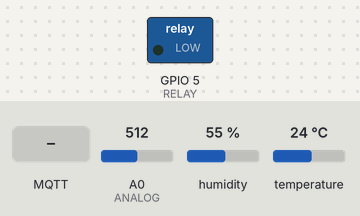
The program below on a simulated ESP8266 (Wemos D1 mini). On the bench: switched loads named in the program (green lamp = pin HIGH). The test bench sets the inputs (shaded band); at power-on: A0 (ANALOG) = 512, humidity 55 %, temperature 24 °C. WiFi joins after 1.5 s; servers stay silent unless stated; no MQTT or app messages arrive unless stated; what the program prints to the serial monitor is not drawn.

Above: at 2.7 s.
2.8 s: MQTT message "1" arrives on the first subscribed topic
At 3.7 s:
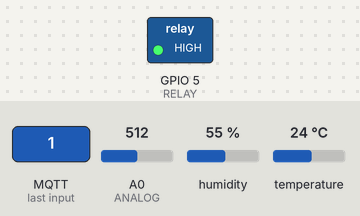
4.3 s: MQTT message "0" arrives on the first subscribed topic
At 4.8 s:
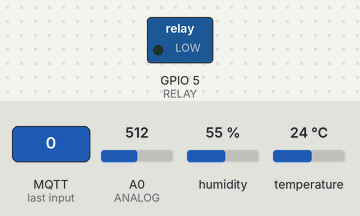
Timing chart, 0 to 7.3 s (numbered marks = the images above; inputs shaded):
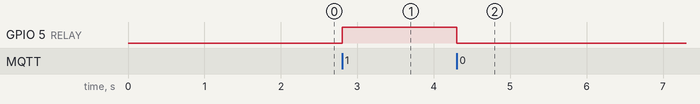

Measured:
- after the input at 2.8 s, GPIO 5 (RELAY): LOW → HIGH at once
- after the input at 4.3 s, GPIO 5 (RELAY): HIGH → LOW at once

The program:

main.cpp
```cpp
/*
 Basic ESP8266 MQTT example

 This sketch demonstrates the capabilities of the pubsub library in combination
 with the ESP8266 board/library.

 It connects to an MQTT server then:
  - publishes "hello world" to the topic "outTopic" every two seconds
  - subscribes to the topic "inTopic", printing out any messages
    it receives. NB - it assumes the received payloads are strings not binary
  - If the first character of the topic "inTopic" is an 1, switch ON the ESP Led,
    else switch it off

 It will reconnect to the server if the connection is lost using a blocking
 reconnect function. See the 'mqtt_reconnect_nonblocking' example for how to
 achieve the same result without blocking the main loop.

 To install the ESP8266 board, (using Arduino 1.6.4+):
  - Add the following 3rd party board manager under "File -> Preferences -> Additional Boards Manager URLs":
       http://arduino.esp8266.com/stable/package_esp8266com_index.json
  - Open the "Tools -> Board -> Board Manager" and click install for the ESP8266"
  - Select your ESP8266 in "Tools -> Board"

*/

#include <ESP8266WiFi.h>
#include <PubSubClient.h>
#include <Adafruit_Sensor.h>
#include <DHT.h>


// Update these with values suitable for your network.

const char* ssid = "WIFI";
const char* password = "PASS";
const char* mqtt_server = "SERVER";


#define DHTPIN 4     // Digital pin connected to the DHT sensor
#define RELAY 5
#define ANALOG A0

// Uncomment the type of sensor in use:
#define DHTTYPE    DHT22

DHT dht(DHTPIN, DHTTYPE);

WiFiClient espClient;
PubSubClient client(espClient);
long lastMsg = 0;
char msg[50];
int value = 0;

void setup_wifi() {

  delay(10);
  // We start by connecting to a WiFi network
  Serial.println();
  Serial.print("Connecting to ");
  Serial.println(ssid);

  WiFi.begin(ssid, password);

  while (WiFi.status() != WL_CONNECTED) {
    delay(500);
    Serial.print(".");
  }

  Serial.println("");
  Serial.println("WiFi connected");
  Serial.println("IP address: ");
  Serial.println(WiFi.localIP());
}

void callback(char* topic, byte* payload, unsigned int length) {
  // Serial.print("Message arrived [");
  // Serial.print(topic);
  // Serial.print("] ");
  for (int i = 0; i < length; i++) {
    Serial.print((char)payload[0]);
  }
  Serial.println();

  // Switch on the LED if an 1 was received as first character
  if ((char)payload[0] == '1') {
    digitalWrite(RELAY, HIGH);   // Turn the LED on (Note that LOW is the voltage level
    // but actually the LED is on; this is because
    // it is acive low on the ESP-01)
  } else {
    digitalWrite(RELAY, LOW);  // Turn the LED off by making the voltage HIGH
  }

}

void reconnect() {
  // Loop until we're reconnected
  while (!client.connected()) {
    Serial.print("Attempting MQTT connection...");
    // Attempt to connect
    if (client.connect("ESP8266Client")) {
      Serial.println("connected");
      // Once connected, publish an announcement...
//      client.publish("outTopic", "hello world");
      // ... and resubscribe
      client.subscribe("ha/switch1");
    } else {
      Serial.print("failed, rc=");
      Serial.print(client.state());
      Serial.println(" try again in 5 seconds");
      // Wait 5 seconds before retrying
      delay(5000);
    }
  }
}

void setup() {
   dht.begin();

  pinMode(RELAY, OUTPUT);     // Initialize the BUILTIN_LED pin as an output
  pinMode(ANALOG, INPUT);     // Initialize the BUILTIN_LED pin as an output
  Serial.begin(115200);
  setup_wifi();
  client.setServer(mqtt_server, 1883);
  client.setCallback(callback);


}


void loop() {

  if (!client.connected()) {
    reconnect();
  }
  client.loop();

  long now = millis();
  if (now - lastMsg > 2000) {
    lastMsg = now;
//    ++value;
//    snprintf (msg, 75, "hello world #%ld", value);
//    Serial.print("Publish message: ");
//    Serial.println(msg);
    float t = dht.readTemperature();

    float h = dht.readHumidity();

    float ana1= analogRead(ANALOG);

    dtostrf(t, 6, 2, msg);
    client.publish("room/temp", msg);

    dtostrf(h, 6, 2, msg);
    client.publish("room/hum", msg);

    dtostrf(ana1, 6, 2, msg);
    client.publish("moisture/sensor", msg);


  }
}
```
